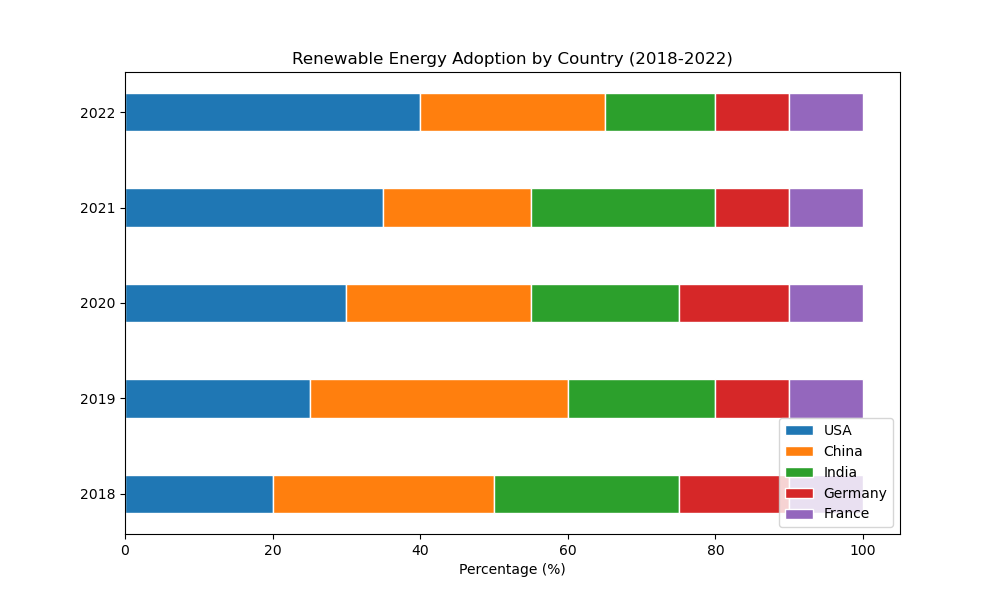

Reproduce this figure in Python.
import matplotlib.pyplot as plt
import numpy as np

data = {
    'Year': ['2018', '2019', '2020', '2021', '2022'],
    'USA': [20, 25, 30, 35, 40],
    'China': [30, 35, 25, 20, 25],
    'India': [25, 20, 20, 25, 15],
    'Germany': [15, 10, 15, 10, 10],
    'France': [10, 10, 10, 10, 10]
}

labels = data['Year']
usa = data['USA']
china = data['China']
india = data['India']
germany = data['Germany']
france = data['France']

width = 0.85
bar_width = 0.4
fig, ax = plt.subplots(figsize=(10, 6))

bar1 = np.add(usa, china).tolist()
bar2 = np.add(bar1, india).tolist()
bar3 = np.add(bar2, germany).tolist()

ax.barh(labels, usa, color='#1f77b4', edgecolor='white', height=bar_width, label='USA')
ax.barh(labels, china, left=usa, color='#ff7f0e', edgecolor='white', height=bar_width, label='China')
ax.barh(labels, india, left=bar1, color='#2ca02c', edgecolor='white', height=bar_width, label='India')
ax.barh(labels, germany, left=bar2, color='#d62728', edgecolor='white', height=bar_width, label='Germany')
ax.barh(labels, france, left=bar3, color='#9467bd', edgecolor='white', height=bar_width, label='France')

ax.set_xlabel('Percentage (%)')
ax.set_title('Renewable Energy Adoption by Country (2018-2022)')
ax.legend(loc='lower right')

plt.show()
